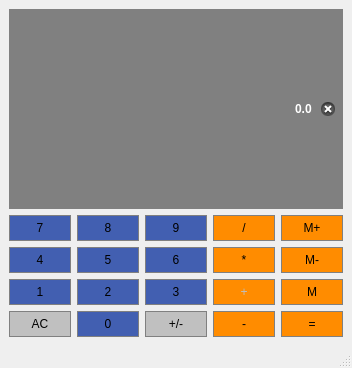
<?xml version="1.0" encoding="UTF-8"?>
<ui version="4.0">
 <class>MainWindow</class>
 <widget class="QMainWindow" name="MainWindow">
  <property name="geometry">
   <rect>
    <x>0</x>
    <y>0</y>
    <width>352</width>
    <height>368</height>
   </rect>
  </property>
  <property name="sizePolicy">
   <sizepolicy hsizetype="Preferred" vsizetype="Expanding">
    <horstretch>0</horstretch>
    <verstretch>0</verstretch>
   </sizepolicy>
  </property>
  <property name="windowTitle">
   <string>MainWindow</string>
  </property>
  <widget class="QWidget" name="centralwidget">
   <layout class="QGridLayout" name="gridLayout">
    <item row="2" column="1">
     <widget class="QPushButton" name="Button_5">
      <property name="styleSheet">
       <string notr="true">QPushButton{
	background-color: #425FB1;
	border: 1px solid gray;
padding: 5px; 
}

QPushButton-pressed{
	background-color: #A9A9A9;
	border: 1px solid gray;
padding: 5px; 
}</string>
      </property>
      <property name="text">
       <string>5</string>
      </property>
     </widget>
    </item>
    <item row="2" column="2">
     <widget class="QPushButton" name="Button_6">
      <property name="styleSheet">
       <string notr="true">QPushButton{
	background-color: #425FB1;
	border: 1px solid gray;
padding: 5px; 
}

QPushButton-pressed{
	background-color: #A9A9A9;
	border: 1px solid gray;
padding: 5px; 
}</string>
      </property>
      <property name="text">
       <string>6</string>
      </property>
     </widget>
    </item>
    <item row="3" column="4">
     <widget class="QPushButton" name="MemGet">
      <property name="styleSheet">
       <string notr="true">QPushButton{
	background-color: #FF8C00;
	border: 1px solid gray;
padding: 5px; 
}

QPushButton-pressed{
	background-color: #A9A9A9;
	border: 1px solid gray;
padding: 5px; 
}</string>
      </property>
      <property name="text">
       <string>M</string>
      </property>
     </widget>
    </item>
    <item row="3" column="2">
     <widget class="QPushButton" name="Button_3">
      <property name="styleSheet">
       <string notr="true">QPushButton{
	background-color: #425FB1;
	border: 1px solid gray;
padding: 5px; 
}

QPushButton-pressed{
	background-color: #A9A9A9;
	border: 1px solid gray;
padding: 5px; 
}</string>
      </property>
      <property name="text">
       <string>3</string>
      </property>
     </widget>
    </item>
    <item row="5" column="2">
     <widget class="QPushButton" name="ChangeSign">
      <property name="styleSheet">
       <string notr="true">QPushButton{
	background-color: #C0C0C0;
	border: 1px solid gray;
padding: 5px; 
}

QPushButton-pressed{
	background-color: #A9A9A9;
	border: 1px solid gray;
padding: 5px; 
}</string>
      </property>
      <property name="text">
       <string>+/-</string>
      </property>
     </widget>
    </item>
    <item row="3" column="0">
     <widget class="QPushButton" name="Button_1">
      <property name="styleSheet">
       <string notr="true">QPushButton{
	background-color: #425FB1;
	border: 1px solid gray;
padding: 5px; 
}

QPushButton-pressed{
	background-color: #A9A9A9;
	border: 1px solid gray;
padding: 5px; 
}</string>
      </property>
      <property name="text">
       <string>1</string>
      </property>
     </widget>
    </item>
    <item row="2" column="0">
     <widget class="QPushButton" name="Button_4">
      <property name="styleSheet">
       <string notr="true">QPushButton{
	background-color: #425FB1;
	border: 1px solid gray;
padding: 5px; 
}

QPushButton-pressed{
	background-color: #A9A9A9;
	border: 1px solid gray;
padding: 5px; 
}</string>
      </property>
      <property name="text">
       <string>4</string>
      </property>
     </widget>
    </item>
    <item row="2" column="4">
     <widget class="QPushButton" name="MemClear">
      <property name="styleSheet">
       <string notr="true">QPushButton{
	background-color: #FF8C00;
	border: 1px solid gray;
padding: 5px; 
}

QPushButton-pressed{
	background-color: #A9A9A9;
	border: 1px solid gray;
padding: 5px; 
}</string>
      </property>
      <property name="text">
       <string>M-</string>
      </property>
     </widget>
    </item>
    <item row="5" column="0">
     <widget class="QPushButton" name="AC_Clear">
      <property name="sizePolicy">
       <sizepolicy hsizetype="Preferred" vsizetype="Preferred">
        <horstretch>0</horstretch>
        <verstretch>0</verstretch>
       </sizepolicy>
      </property>
      <property name="styleSheet">
       <string notr="true">QPushButton{
	background-color: #C0C0C0;
	border: 1px solid gray;
padding: 5px; 
}

QPushButton-pressed{
	background-color: #A9A9A9;
	border: 1px solid gray;
padding: 5px; 
}</string>
      </property>
      <property name="text">
       <string>AC</string>
      </property>
     </widget>
    </item>
    <item row="1" column="1">
     <widget class="QPushButton" name="Button_8">
      <property name="styleSheet">
       <string notr="true">QPushButton{
	background-color: #425FB1;
	border: 1px solid gray;
padding: 5px; 
}

QPushButton-pressed{
	background-color: #A9A9A9;
	border: 1px solid gray;
padding: 5px; 
}</string>
      </property>
      <property name="text">
       <string>8</string>
      </property>
     </widget>
    </item>
    <item row="5" column="4">
     <widget class="QPushButton" name="Equals">
      <property name="styleSheet">
       <string notr="true">QPushButton{
	background-color: #FF8C00;
	border: 1px solid gray;
padding: 5px; 
}

QPushButton-pressed{
	background-color: #A9A9A9;
	border: 1px solid gray;
padding: 5px; 
}</string>
      </property>
      <property name="text">
       <string>=</string>
      </property>
     </widget>
    </item>
    <item row="3" column="3">
     <widget class="QPushButton" name="Addition">
      <property name="enabled">
       <bool>false</bool>
      </property>
      <property name="styleSheet">
       <string notr="true">QPushButton{
	background-color: #FF8C00;
	border: 1px solid gray;
padding: 5px; 
}

QPushButton-pressed{
	background-color: #A9A9A9;
	border: 1px solid gray;
padding: 5px; 
}</string>
      </property>
      <property name="text">
       <string>+</string>
      </property>
     </widget>
    </item>
    <item row="5" column="3">
     <widget class="QPushButton" name="Sutraction">
      <property name="styleSheet">
       <string notr="true">QPushButton{
	background-color: #FF8C00;
	border: 1px solid gray;
padding: 5px; 
}

QPushButton-pressed{
	background-color: #A9A9A9;
	border: 1px solid gray;
padding: 5px; 
}</string>
      </property>
      <property name="text">
       <string>-</string>
      </property>
     </widget>
    </item>
    <item row="3" column="1">
     <widget class="QPushButton" name="Button_2">
      <property name="styleSheet">
       <string notr="true">QPushButton{
	background-color: #425FB1;
	border: 1px solid gray;
padding: 5px; 
}

QPushButton-pressed{
	background-color: #A9A9A9;
	border: 1px solid gray;
padding: 5px; 
}</string>
      </property>
      <property name="text">
       <string>2</string>
      </property>
     </widget>
    </item>
    <item row="1" column="3">
     <widget class="QPushButton" name="Division">
      <property name="styleSheet">
       <string notr="true">QPushButton{
	background-color: #FF8C00;
	border: 1px solid gray;
padding: 5px; 
}

QPushButton-pressed{
	background-color: #A9A9A9;
	border: 1px solid gray;
padding: 5px; 
}</string>
      </property>
      <property name="text">
       <string>/</string>
      </property>
      <property name="default">
       <bool>true</bool>
      </property>
     </widget>
    </item>
    <item row="1" column="0">
     <widget class="QPushButton" name="Button_7">
      <property name="styleSheet">
       <string notr="true">QPushButton{
	background-color: #425FB1;
	border: 1px solid gray;
padding: 5px; 
}

QPushButton-pressed{
	background-color: #A9A9A9;
	border: 1px solid gray;
padding: 5px; 
}</string>
      </property>
      <property name="text">
       <string>7</string>
      </property>
     </widget>
    </item>
    <item row="1" column="2">
     <widget class="QPushButton" name="Button_9">
      <property name="styleSheet">
       <string notr="true">QPushButton{
	background-color: #425FB1;
	border: 1px solid gray;
padding: 5px; 
}

QPushButton-pressed{
	background-color: #A9A9A9;
	border: 1px solid gray;
padding: 5px; 
}</string>
      </property>
      <property name="text">
       <string>9</string>
      </property>
     </widget>
    </item>
    <item row="1" column="4">
     <widget class="QPushButton" name="MemAdd">
      <property name="styleSheet">
       <string notr="true">QPushButton{
	background-color: #FF8C00;
	border: 1px solid gray;
padding: 5px; 
}

QPushButton-pressed{
	background-color: #A9A9A9;
	border: 1px solid gray;
padding: 5px; 
}</string>
      </property>
      <property name="text">
       <string>M+</string>
      </property>
     </widget>
    </item>
    <item row="0" column="0" colspan="5">
     <widget class="QLineEdit" name="Display">
      <property name="sizePolicy">
       <sizepolicy hsizetype="Preferred" vsizetype="Preferred">
        <horstretch>0</horstretch>
        <verstretch>0</verstretch>
       </sizepolicy>
      </property>
      <property name="font">
       <font>
        <bold>true</bold>
       </font>
      </property>
      <property name="cursor">
       <cursorShape>IBeamCursor</cursorShape>
      </property>
      <property name="styleSheet">
       <string notr="true">QLineEdit{
	background-color: gray;
	border: 1px solid gray;
	color: #FFFFFF;
}</string>
      </property>
      <property name="text">
       <string>0.0</string>
      </property>
      <property name="alignment">
       <set>Qt::AlignmentFlag::AlignRight|Qt::AlignmentFlag::AlignTrailing|Qt::AlignmentFlag::AlignVCenter</set>
      </property>
      <property name="dragEnabled">
       <bool>true</bool>
      </property>
      <property name="clearButtonEnabled">
       <bool>true</bool>
      </property>
     </widget>
    </item>
    <item row="2" column="3">
     <widget class="QPushButton" name="Multiplication">
      <property name="styleSheet">
       <string notr="true">QPushButton{
	background-color: #FF8C00;
	border: 1px solid gray;
padding: 5px; 
}

QPushButton-pressed{
	background-color: #A9A9A9;
	border: 1px solid gray;
padding: 5px; 
}</string>
      </property>
      <property name="text">
       <string>*</string>
      </property>
     </widget>
    </item>
    <item row="5" column="1">
     <widget class="QPushButton" name="Button_0">
      <property name="styleSheet">
       <string notr="true">QPushButton{
	background-color: #425FB1;
	border: 1px solid gray;
padding: 5px; 
}

QPushButton-pressed{
	background-color: #A9A9A9;
	border: 1px solid gray;
padding: 5px; 
}</string>
      </property>
      <property name="text">
       <string>0</string>
      </property>
     </widget>
    </item>
   </layout>
  </widget>
  <widget class="QMenuBar" name="menubar">
   <property name="geometry">
    <rect>
     <x>0</x>
     <y>0</y>
     <width>352</width>
     <height>25</height>
    </rect>
   </property>
  </widget>
  <widget class="QStatusBar" name="statusbar"/>
 </widget>
 <resources/>
 <connections/>
</ui>
